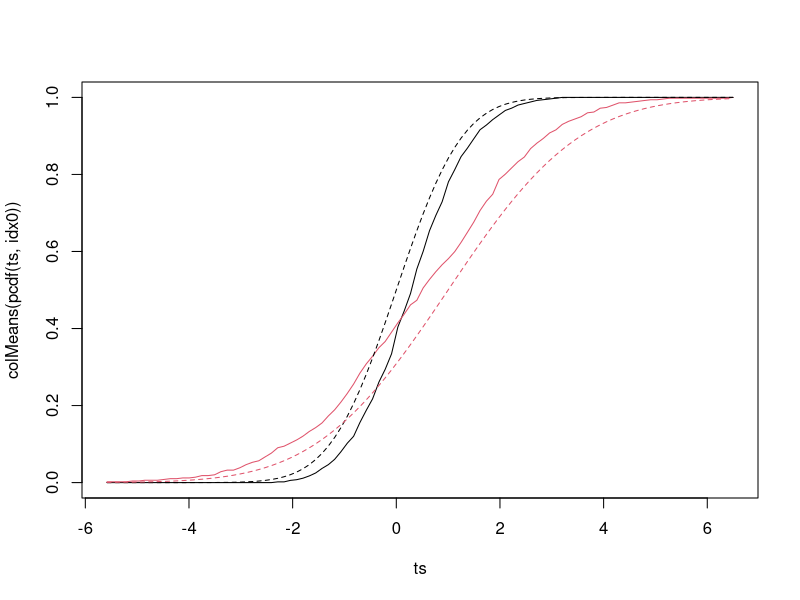

Recreate this plot in R.
# Distributional random forest with control function
# LK March 2023

set.seed(1)

# Dependencies ------------------------------------------------------------

library("ranger")
library("randomForest")
library("coin")

# FUNs --------------------------------------------------------------------

clipU <- function(x, eps = 1e-6) {
  x[x == 0] <- eps
  x[x == 1] <- 1 - eps
  x
}

gen_dat <- function(n = 2e3, doD = FALSE) {
  ### Instrument
  Z <- rt(n, df = 5)
  ### Hidden
  H <- rt(n, df = 5)
  ### Treatment
  ND <- rlogis(n)
  gHD <- (1 - doD) * H + ND
  UD <- clipU(ecdf(gHD)(gHD))
  D <- as.numeric(plogis(Z) >= UD)
  ### Response
  NY <- rnorm(n)
  gHY <- H + NY
  UY <- clipU(ecdf(gHY)(gHY))
  UY[UY == 0] <- 1e-6
  UY[UY == 1] <- 1 - 1e-6
  Y <- qnorm(UY, mean = D, sd = 1 + D)
  ### Return
  data.frame(Y = Y, D = D, Z = Z, H = H)
}

# Run ---------------------------------------------------------------------

### Generate data
d <- gen_dat()
learn <- seq_len(floor(nrow(d) / 2) + 1)

### Fit RF for control function
cf <- ranger(D ~ Z, data = d[learn,], probability = TRUE)
preds <- clipU(predict(cf, data = d)$predictions)
d$ps <- d$D - preds[, 2]

### Fit RF with control function prediction and compute RF weights for prediction
rf <- randomForest(Y ~ D + ps, data = d[-learn,])
rfw <- predict(rf, newdata = d, proximity = TRUE)$proximity[learn,][,-learn]
rfw <- rfw / matrix(pmax(colSums(rfw), .Machine$double.eps),
                    ncol = nrow(d) - length(learn),
                    nrow = length(learn), byrow = TRUE)

# Predict and plot --------------------------------------------------------

idx0 <- which(d$D[-learn] == 0)
idx1 <- which(d$D[-learn] == 1)

pcdf <- Vectorize(\(y, idx) c(t(rfw[, idx]) %*% as.numeric(d$Y[learn] <= y)), "y")
ts <- seq(min(d$Y), max(d$Y), length.out = 1e2)

plot(ts, colMeans(pcdf(ts, idx0)), type = "l")
lines(ts, colMeans(pcdf(ts, idx1)), type = "l", col = 2)
lines(ts, pnorm(ts), lty = 2)
lines(ts, pnorm(ts, mean = 1, sd = 2), lty = 2, col = 2)

# R <- Vectorize(\(y) mean(t(rfw) %*% as.numeric(d$Y[learn] <= y)))(d$Y[-learn])
# independence_test(R ~ Z, data = d[-learn,])
